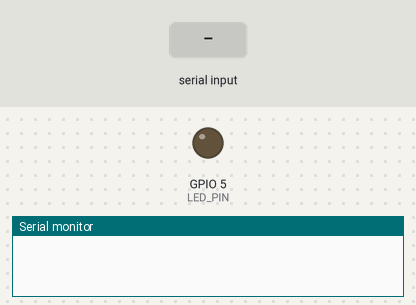
This sketch was run on a simulated ESP8266 (NodeMCU). Shown: output pins drawn as LEDs (lit = HIGH), the last lines printed to the serial monitor. Inputs (shaded band) come from the test bench.

Above: at 1.2 s.
1.3 s: "1" received over Serial
At 2.5 s:
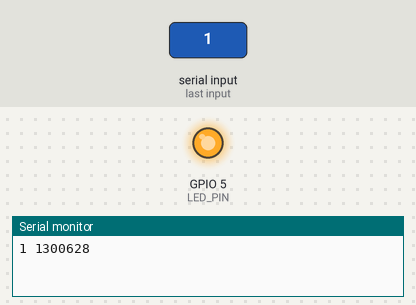
2.8 s: "0" received over Serial
At 3.8 s:
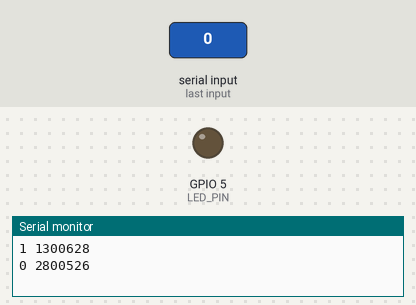
Timing chart, 0 to 5.8 s (numbered marks = the images above; inputs shaded):
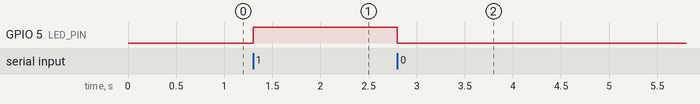

Measured:
- after the input at 1.3 s, GPIO 5 (LED_PIN): LOW → HIGH at once
- after the input at 2.8 s, GPIO 5 (LED_PIN): HIGH → LOW at once

The sketch:

beacon.ino
```cpp
// Sync beacon: host-driven LED over USB serial.
// Tested targets: Wemos D1 mini (ESP8266, Arduino core), any ESP32/Arduino.
// Protocol (115200 8N1): host sends '1' -> LED on, '0' -> LED off, '?' -> "pong <micros>".
// Every accepted command is echoed as "<c> <micros>\n" so the host can measure latency.
//
// Wemos D1 mini wiring: external LED on D1 (GPIO5) -> 220-330 ohm -> LED -> GND.
//   (Optional second 850 nm IR LED in parallel with its own resistor; IR only shows in
//    the cameras' night mode, visible works in both. Keep it modest: no blooming.)
//   The onboard blue LED (D4 / GPIO2) is ACTIVE-LOW; it works as a quick test with
//   LED_ACTIVE_LOW 1 but is dim and half-covered — use the external LED for real runs.
// Note: opening the serial port toggles DTR/RTS and resets the board; the host driver
// waits 2 s after opening before sending symbols.
#ifndef LED_PIN
#define LED_PIN 5          // D1 on Wemos D1 mini
#endif
#ifndef LED_ACTIVE_LOW
#define LED_ACTIVE_LOW 0   // set 1 for the onboard LED on GPIO2
#endif
static inline void led(bool on) { digitalWrite(LED_PIN, (on ^ LED_ACTIVE_LOW) ? HIGH : LOW); }
void setup() { pinMode(LED_PIN, OUTPUT); led(false); Serial.begin(115200); }
void loop() {
  while (Serial.available()) {
    char c = Serial.read();
    if (c == '1' || c == '0') { led(c == '1'); Serial.print(c); Serial.print(' '); Serial.println(micros()); }
    else if (c == '?') { Serial.print("pong "); Serial.println(micros()); }
  }
}
```
